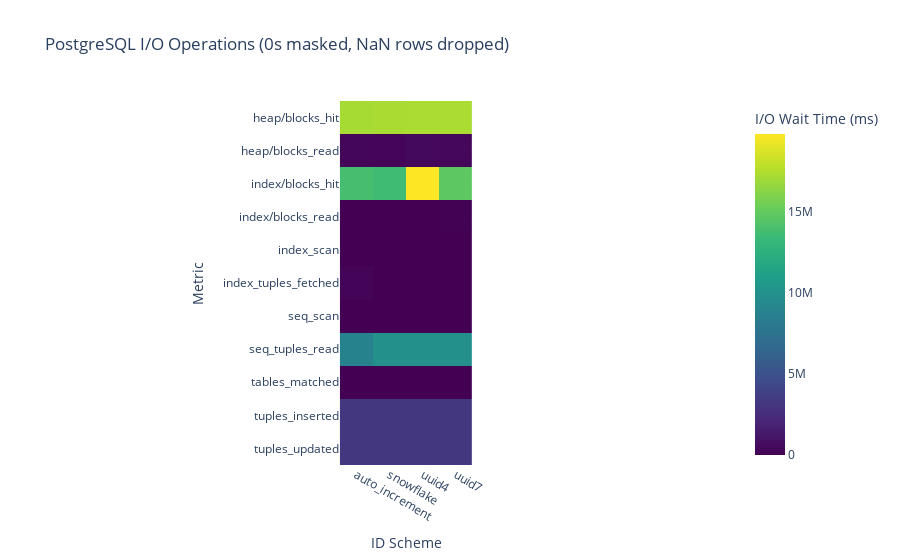

This figure's notebook cell:
### Code cell
if not io_df.empty:
    pg_df = io_df[io_df['database'] == 'postgres']
    if not pg_df.empty:
        pivot_pg = pg_df.pivot_table(index='metric', columns='id_scheme', values='value', aggfunc='sum').fillna(0)
        # Replace 0 with NaN to mask unused areas
        pivot_pg = pivot_pg.replace(0, float('nan'))
        # Drop rows where all values are NaN
        pivot_pg = pivot_pg.dropna(axis=0, how='all')
        print("Pivot table for PostgreSQL I/O Operations:")
        print(pivot_pg)
        fig3 = px.imshow(
            pivot_pg,
            title='PostgreSQL I/O Operations (0s masked, NaN rows dropped)',
            color_continuous_scale='Viridis',
            labels={'x': 'ID Scheme', 'y': 'Metric', 'color': 'I/O Wait Time (ms)'},
        )
        fig3.show()
    mysql_df = io_df[io_df['database'] == 'mysql']
    if not mysql_df.empty:
        pivot_mysql = mysql_df.pivot_table(index='metric', columns='id_scheme', values='value', aggfunc='sum').fillna(0)
        # Replace 0 with NaN to mask unused areas
        pivot_mysql = pivot_mysql.astype(float)

        import matplotlib.pyplot as plt
        import seaborn as sns

        print("Pivot table for MySQL I/O Operations:")
        print(pivot_mysql)

        plt.figure(figsize=(12, 8))
        sns.heatmap(pivot_mysql, annot=True, fmt=".1f", cmap="magma", cbar_kws={'label': 'I/O Wait Time (ms)'}, mask=pivot_mysql.isnull())
        plt.title('MySQL I/O Operations (0s masked, NaN rows dropped)')
        plt.xlabel('ID Scheme')
        plt.ylabel('Metric')
        plt.show()

### Figure 1 — Plotly figure (JSON) as saved in the notebook; plotly's stock layout.template omitted (floating-point values rounded to 4 significant figures)
{"data": [{"coloraxis": "coloraxis", "hovertemplate": "ID Scheme: %{x}<br>Metric: %{y}<br>I/O Wait Time (ms): %{z}<extra></extra>", "name": "0", "type": "heatmap", "x": ["auto_increment", "snowflake", "uuid4", "uuid7"], "xaxis": "x", "y": ["heap/blocks_hit", "heap/blocks_read", "index/blocks_hit", "index/blocks_read", "index_scan", "index_tuples_fetched", "seq_scan", "seq_tuples_read", "tables_matched", "tuples_inserted", "tuples_updated"], "yaxis": "y", "z": [[17140000.0, 17250000.0, 17270000.0, 17300000.0], [259200.0, 294500.0, 436600.0, 364200.0], [13890000.0, 13620000.0, 19800000.0, 14730000.0], [13000.0, 19100.0, 13360.0, 35380.0], [12000.0, 12000.0, 12000.0, 12000.0], [162100.0, 12000.0, 12000.0, 12000.0], [25.0, 26.0, 26.0, 26.0], [8900000.0, 9900000.0, 9900000.0, 9900000.0], [2.0, 2.0, 2.0, 2.0], [3300000.0, 3300000.0, 3300000.0, 3300000.0], [3300000.0, 3300000.0, 3300000.0, 3300000.0]]}], "layout": {"coloraxis": {"colorbar": {"title": {"text": "I/O Wait Time (ms)"}}, "colorscale": [[0, "#440154"], [0.1111, "#482878"], [0.2222, "#3e4989"], [0.3333, "#31688e"], [0.4444, "#26828e"], [0.5556, "#1f9e89"], [0.6667, "#35b779"], [0.7778, "#6ece58"], [0.8889, "#b5de2b"], [1, "#fde725"]]}, "title": {"text": "PostgreSQL I/O Operations (0s masked, NaN rows dropped)"}, "xaxis": {"anchor": "y", "constrain": "domain", "domain": [0, 1], "scaleanchor": "y", "title": {"text": "ID Scheme"}}, "yaxis": {"anchor": "x", "autorange": "reversed", "constrain": "domain", "domain": [0, 1], "title": {"text": "Metric"}}}}
